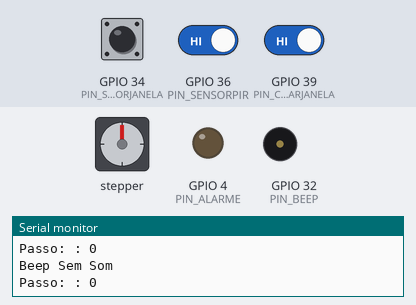
Recording of a sketch running on a simulated ESP32. On the bench: stepper motor, output pins drawn as LEDs (lit = HIGH), buzzer (waves = sounding, pin HIGH), the last lines printed to the serial monitor. The test bench sets the inputs (shaded band); at power-on: GPIO 36 (PIN_SENSORPIR) HIGH, GPIO 39 (PIN_CMDFECHARJANELA) HIGH, GPIO 34 (PIN_SENSORJANELA) HIGH. Stepper angles assume 10 steps per turn.

Above: at 1.2 s.
1.3 s: GPIO 36 (PIN_SENSORPIR) driven LOW
At 1.48 s:
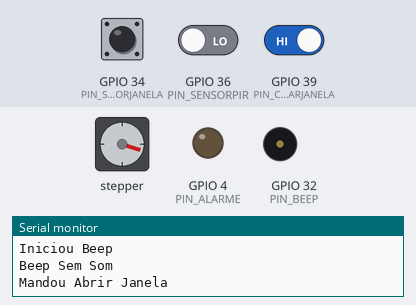
At 1.94 s:
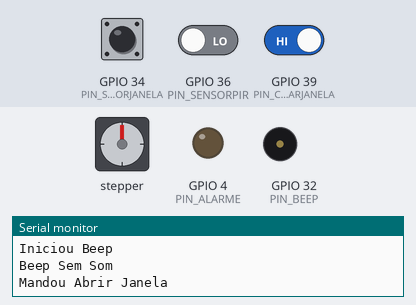
4.3 s: GPIO 39 (PIN_CMDFECHARJANELA) driven LOW
At 4.66 s:
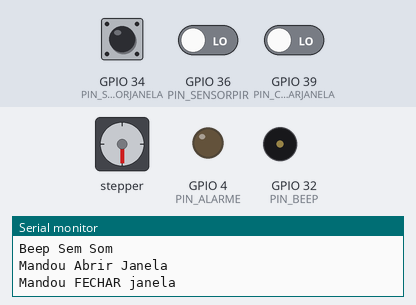
7.3 s: GPIO 39 (PIN_CMDFECHARJANELA) driven HIGH
13.3 s: GPIO 39 (PIN_CMDFECHARJANELA) driven LOW
16.3 s: GPIO 34 (PIN_SENSORJANELA) pulsed HIGH 5 times (0.12 s each, 0.3 s apart)
Timing chart, 0 to 66.7 s (numbered marks = the images above; inputs shaded):
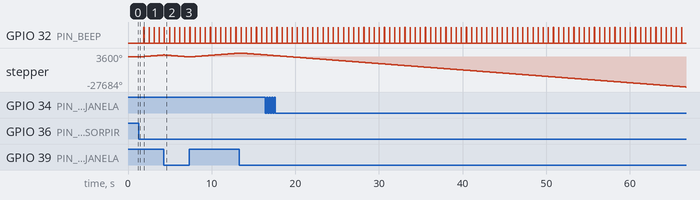

The sketch:

teste_motorpasso-sirene.ino
```cpp
// Rotina de testes do motor de passsos e sirene (beep)

// Se é depuração (gera conteudo na serial para análise)
#define DEBUG


//#include <SPI.h>
#include <Stepper.h>


#define PIN_SENSORPIR              36
#define PIN_ALARME                  4

#define PIN_SENSORJANELA           34

#define PIN_CMDABRIRJANELA         36
#define PIN_CMDFECHARJANELA        39

#define PIN_MOTORJANELA_I1         27
#define PIN_MOTORJANELA_I2         14
#define PIN_MOTORJANELA_I3         12
#define PIN_MOTORJANELA_I4         13

#define PIN_BEEP                   32


int _passoJanelaAtual; //passo atual da porta

const int _passosPorVoltaJanela = 10; //NÚMERO DE PASSOS POR VOLTA DO MOTOR DA JANELA

Stepper motorJanela(_passosPorVoltaJanela, PIN_MOTORJANELA_I1, PIN_MOTORJANELA_I3, PIN_MOTORJANELA_I2, PIN_MOTORJANELA_I4); //INICIALIZA O MOTOR JANELA


#define BEEPS_TOTAL       6
int _beepTempos[BEEPS_TOTAL] = {2000,500,2000,500,2000,100};
int _beepPos=0;
bool _beepTocando;
unsigned long _beepLimite;


void setup() {
#ifdef DEBUG
  Serial.begin(115200);
#endif

  motorJanela.setSpeed(100); //VELOCIDADE DO MOTOR JANELA


  // INICIALIZAÇÃO DO AMBIENTE
  pinMode(PIN_SENSORPIR, INPUT);
  pinMode(PIN_ALARME, OUTPUT);

  pinMode(PIN_SENSORJANELA, INPUT);


  pinMode(PIN_BEEP, OUTPUT);

  pinMode(PIN_CMDABRIRJANELA, INPUT);
  pinMode(PIN_CMDFECHARJANELA, INPUT);

}


void loop() {
    cmdAbrirJanela();
    cmdFecharJanela();
    atuaNaJanela();
    verificaSensorJanela();
    atuaBeep();

    delay(10);
    _beepPos=-1;
    _beepMudaEstado();
    _beepTocando=false;
    digitalWrite(PIN_BEEP,LOW);
}


void atuaBeep () {
  if (_beepPos>0) {
    if (millis()>_beepLimite) {
      _beepMudaEstado();
    }
  }
}


void _beepMudaEstado () {
  int valor;

  if (_beepPos>0) _beepPos--;

  if (_beepPos<0) {
    _beepTocando=false;
    _beepLimite=0;
  } else {
    _beepTocando=!_beepTocando;
    _beepLimite=millis()+_beepTempos[_beepPos];
  }

  if (_beepTocando) {
    digitalWrite(PIN_BEEP,HIGH);
    Serial.println("Beep Tocando");
  } else {
    digitalWrite(PIN_BEEP,LOW);
    Serial.println("Beep Sem Som");
  }
}


void _beepInicia () {
  if (_beepPos<0) {
    Serial.println("Iniciou Beep");
    _beepTocando=true;
    _beepPos=BEEPS_TOTAL;
    _beepMudaEstado();
  }

}


void cmdAbrirJanela(void) {
  if (digitalRead(PIN_CMDABRIRJANELA)==LOW) {
    _passoJanelaAtual = 30;

    _beepInicia();

    Serial.println("Mandou Abrir Janela");


  }
}


void cmdFecharJanela(void) {
  if (digitalRead(PIN_CMDFECHARJANELA)==LOW) {
    _passoJanelaAtual = -1;

    Serial.println("Mandou FECHAR janela");
  }
}


// Lê o sensor da janela se ja fechou ou abriu totalmente
void verificaSensorJanela (void) {
  if (digitalRead(PIN_SENSORJANELA)==LOW) { //se detectou que a janela ja fechou ou ja abriu totalmente
    _passoJanelaAtual = 0; //para a janela

    Serial.println("****PARA JANELA***");

  }
}


void atuaNaJanela(void) {

  if (_passoJanelaAtual > 0) { //janela abrindo
    motorJanela.step(_passosPorVoltaJanela);
    _passoJanelaAtual--;
    // quando a variavel _passoJanelaAtual chegar em 0, para a janela

  } else if (_passoJanelaAtual < 0 && _passoJanelaAtual >= -30) { //janela fechando
    motorJanela.step(-_passosPorVoltaJanela);
    _passoJanelaAtual--;
  }// quando a variavel _passoJanelaAtual chegar em -31, para a janela

  Serial.print("Passo: : ");
  Serial.println(_passoJanelaAtual);
}
```

Measured:
- after the input at 1.3 s, GPIO 32 (PIN_BEEP): alternates HIGH for 0.01 s and LOW for 0.60 s, starting after 0.61 s; stepper: keeps turning clockwise at about 603°/s, starting at once
